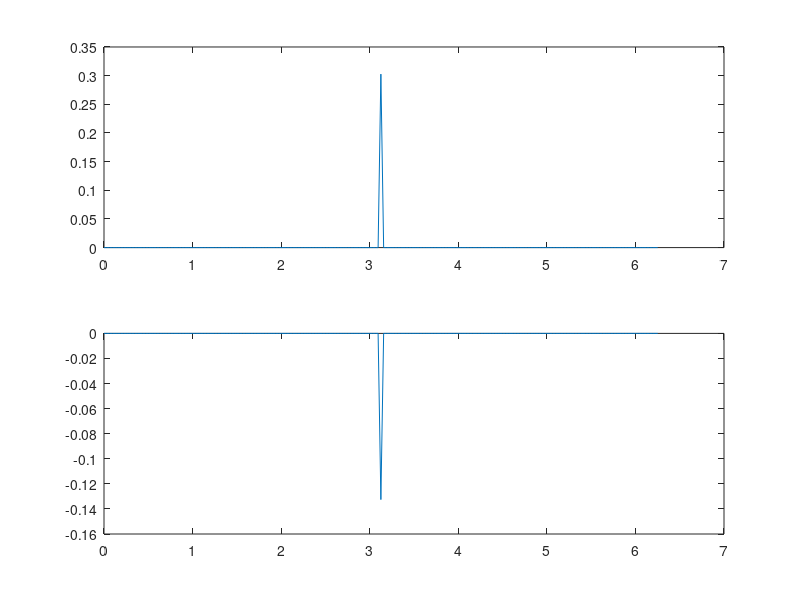

Write the MATLAB code that produced this figure.

% note that if for very small band of frequencies Freq Resp has some mag
% then angle will be available only for those small band as well

T=[zeros(1,100) 0.3-0.04i zeros(1,100)];
omg =[0:length(T)-1]*2*pi/length(T);

figure

subplot(211)
plot(omg,abs(T));

subplot(212)
plot(omg,angle(T));


return

%run prob6_5a.m

s11=[s1;zeros(437,1)];
s21=[s2;zeros(437,1)];
s31=[s3;zeros(437,1)];

return

w1=pi/4;
w2=pi*2/4;
w3=pi*3/4;

n=[1:75]';

s1=p.*cos(w1*n);
s2=p.*cos(w2*n);
s3=p.*cos(w3*n);

figure(5)
clf

subplot(411)
plot(n,p)
title('hamming p')

subplot(412)
plot(n,s1)
title('p*cos(w1*n)');

subplot(413)
plot(n,s2)
title('p*cos(w2*n)');

subplot(414)
plot(n,s3);
title('p*cos(w3*n)');

return;
